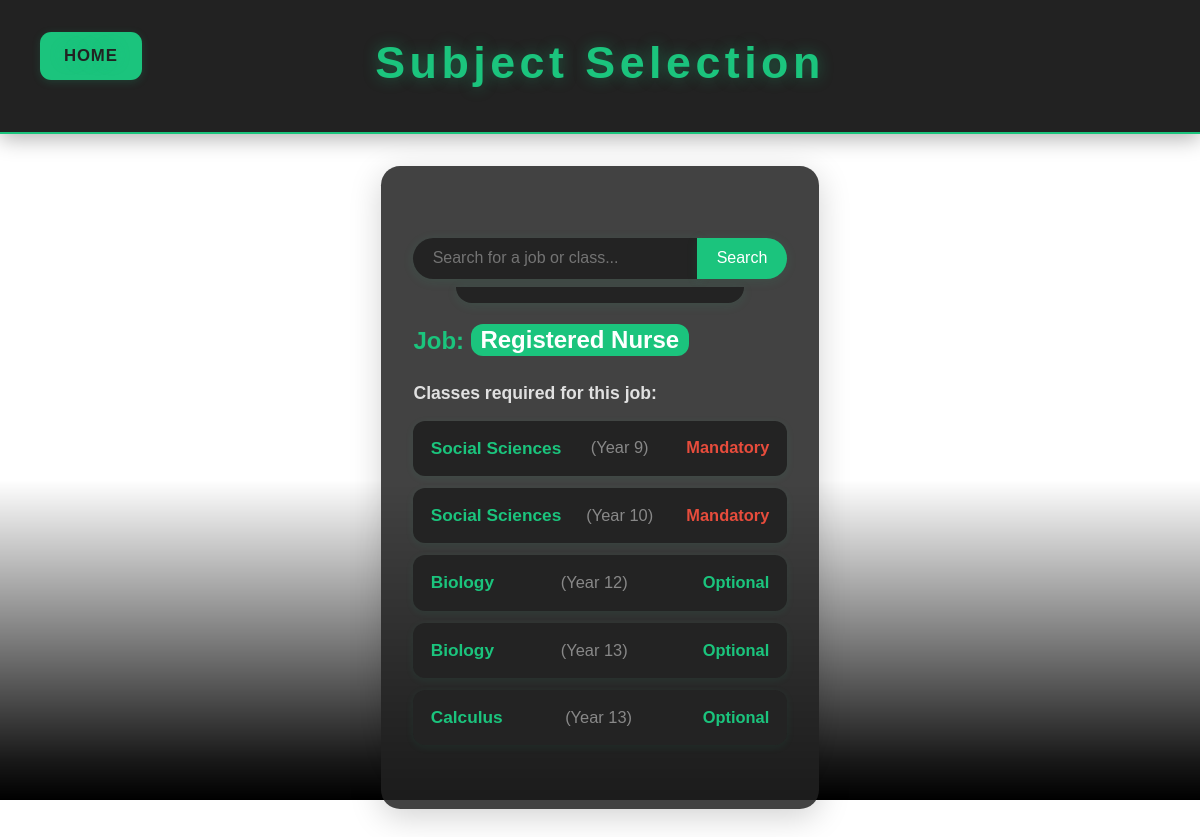
/subject/job/2, run on the app's committed database.
### tables this page shows
CREATE TABLE "jobs" (id INTEGER PRIMARY KEY, name TEXT, salary_avg TEXT, area text);

CREATE TABLE classes (id INTEGER PRIMARY KEY, name TEXT, year INTEGER, is_mandatory INTEGER, prerequisites TEXT);

### routes.py (the view)
@app.route("/subject/job/<int:job_id>")
def subject_by_job_id(job_id):
    with sqlite3.connect(DB_PATH) as conn:
        cursor = conn.cursor()
        cursor.execute("SELECT id, name FROM jobs WHERE id = ?", (job_id,))
        job = cursor.fetchone()
        if not job:
            return render_template("404.html"), 404
        cursor.execute("""
            SELECT c.id, c.name, c.year, c.is_mandatory FROM classes c
            JOIN job_classes jc ON jc.class_id = c.id
            WHERE jc.job_id = ?
            ORDER BY c.year
        """, (job_id,))
        classes = cursor.fetchall()
    return render_template(
        "subject_selection.html",
        header="Subject Selection",
        selected_job={"id": job[0], "name": job[1]},
        classes=[{"id": c[0], "name": c[1], "year": c[2], "is_mandatory": c[3]} for c in classes]
    )

### templates/subject_selection.html (shortened to what this page needs)
<!DOCTYPE html>
<html lang="en">
<head>
    <link rel="stylesheet" href="/static/style.css">
</head>
<body>
    <header>
        <div class="header-title">Subject Selection</div>
        <a href="/" class="nav-btn home-btn" style="position:absolute;left:2rem;top:1.5rem;padding:0.6rem 1.5rem;border-radius:0.7rem;background:#1bc47d;color:#222;font-weight:600;text-decoration:none;box-shadow:0 2px 8px rgba(27,196,125,0.18);">Home</a>
    </header>
    <main class="main-content subject-selection-main">
        <div class="search-container">
            <div class="search-row">
                <input type="text" id="searchInput" placeholder="Search for a job or class..." class="search-bar" autocomplete="off">
                <button class="search-button" onclick="handleSearch()">Search</button>
            </div>
            <ul id="suggestions"></ul>
        </div>
        {% if selected_job %}
        <div class="results-title">Job: <span class="results-highlight">{{ selected_job.name }}</span></div>
        <div class="results-subtitle">Classes required for this job:</div>
        <ul class="results-list-ul">
            {% for c in classes %}
            <li class="results-list-item">
                <a href="/subject/{{ c.id }}" class="results-class-name">{{ c.name }}</a>
                <span class="results-class-year">(Year {{ c.year }})</span>
                <span class="results-class-status {% if c.is_mandatory %}mandatory{% else %}optional{% endif %}">
                    {{ 'Mandatory' if c.is_mandatory else 'Optional' }}
                </span>
            </li>
            {% endfor %}
        </ul>
        {% endif %}
    </main>
</body>
</html>

### static/style.css (style rules this page uses)
.search-row { display: flex; flex-direction: row; align-items: center; width: 100%; max-width: 700px; margin-bottom: 0.5rem; }
* { margin: 0; padding: 0; box-sizing: border-box; text-decoration: none; font-family: 'Montserrat', sans-serif; transition: all 0.3s ease-in-out; }
html { scroll-behavior: smooth; }
body { background: url("/static/images/school.jpg") no-repeat center center fixed; background-size: cover; min-height: 100vh; color: #e0e0e0; font-size: 1.125rem; line-height: 1.7; display: flex; flex-direction: column; overflow-x: hidden; background-attachment: fixed; }
body::after { content: ""; position: fixed; left: 0; top: 0; width: 100vw; height: 100vh; pointer-events: none; z-index: 0; background: linear-gradient(to bottom, rgba(0, 0, 0, 0) 60%, rgba(0, 0, 0, 0.9) 95%, #000 100%); }
header { position: relative; font-size: 2.8rem; font-weight: 700; text-align: center; background: #222222; color: #1bc47d; text-shadow: 0 0 15px rgba(27, 196, 125, 0.4); padding: 1.5rem 0; height: auto; display: flex; align-items: center; justify-content: center; border-bottom: 2px solid #1bc47d; box-shadow: 0 5px 20px rgba(0, 0, 0, 0.3); letter-spacing: 0.1em; position: sticky; top: 0; z-index: 1000; flex-wrap: wrap; }
.header-title { width: 100%; text-align: center; font-size: 2.8rem; font-weight: 700; color: #1bc47d; margin-bottom: 0.5rem; letter-spacing: 0.1em; }
.tech button, .sci button, .building button, .buttons-seletion button, .about button, .help button, .subject_selection button, .dropdown button, .nav-btn, form button[type="submit"] { font-size: 1.05rem; font-weight: 600; border-radius: 0.75rem; background: #1bc47d; color: #1a1a1a; padding: 0.8rem 2.2rem; margin: 0.5rem; border: none; cursor: pointer; box-shadow: 0 4px 15px rgba(27, 196, 125, 0.4); position: relative; overflow: hidden; letter-spacing: 0.05em; text-transform: uppercase; }
::placeholder { color: #888; opacity: 0.8; }
.search-container { display: flex; flex-direction: column; align-items: center; justify-content: flex-start; position: relative; margin: 2rem 0; width: 100%; max-width: 700px; margin-left: auto; margin-right: auto; }
.search-bar { width: 18rem; padding: 0.7rem 1.2rem; font-size: 1rem; border: none; border-radius: 2rem 0 0 2rem; background: #232323; color: #1bc47d; box-shadow: 0 2px 12px rgba(27, 196, 125, 0.10); outline: none; transition: box-shadow 0.3s, background 0.2s, color 0.2s; display: inline-block; }
.search-button { padding: 0.7rem 1.2rem; font-size: 1rem; border: none; border-radius: 0 2rem 2rem 0; background: #1bc47d; color: #fff; cursor: pointer; transition: background 0.2s, transform 0.2s; box-shadow: 0 2px 12px rgba(27, 196, 125, 0.10); margin-left: -4px; display: inline-block; }
#suggestions { position: absolute; top: 100%; left: 50%; transform: translateX(-50%); width: 18rem; background: #232323; border-radius: 0 0 2rem 2rem; box-shadow: 0 2px 12px rgba(27, 196, 125, 0.10); z-index: 10; padding: 0.5rem 0; display: flex; flex-direction: column; align-items: center; }
.main-content { position: relative; z-index: 1; max-width: 700px; margin: 120vh auto 2rem auto; background: none; border-radius: 0; padding: 2rem 2.5rem; box-shadow: none; color: #e0e0e0; font-size: 1.15rem; line-height: 1.8; }
.subject-selection-main { background: rgba(34,34,34,0.85); border-radius: 1.2rem; box-shadow: 0 8px 32px rgba(0,0,0,0.18); padding: 2.5rem 2rem; margin-top: 2rem; }
.results-title { color: #1bc47d; font-size: 1.5rem; font-weight: 700; margin-bottom: 1rem; text-align: left; }
.results-highlight { color: #fff; background: #1bc47d; border-radius: 0.5em; padding: 0.1em 0.4em; }
.results-subtitle { color: #e0e0e0; font-size: 1.1rem; margin-bottom: 0.7rem; font-weight: 600; }
.results-list-ul { list-style: none; padding-left: 0; margin-bottom: 1.5rem; }
.results-list-item { background: #232323; margin-bottom: 0.7em; padding: 0.7em 1em; border-radius: 0.7em; box-shadow: 0 2px 8px rgba(27,196,125,0.08); display: flex; align-items: center; justify-content: space-between; color: #e0e0e0; font-size: 1.08rem; }
.results-class-name { color: #1bc47d; font-weight: 600; }
.results-class-year { color: #888; font-size: 0.95em; margin-left: 0.5em; }
.results-class-status { font-size: 0.95em; margin-left: 1em; font-weight: 600; }
.results-class-status.mandatory { color: #e74c3c; }
.results-class-status.optional { color: #1bc47d; }

### data on the page
jobs: name "Registered Nurse"
classes: name "Social Sciences", year "9", is_mandatory "Mandatory"
classes: name "Social Sciences", year "10", is_mandatory "Mandatory"
classes: name "Biology", year "12", is_mandatory "Optional"
classes: name "Biology", year "13", is_mandatory "Optional"
classes: name "Calculus", year "13", is_mandatory "Optional"
